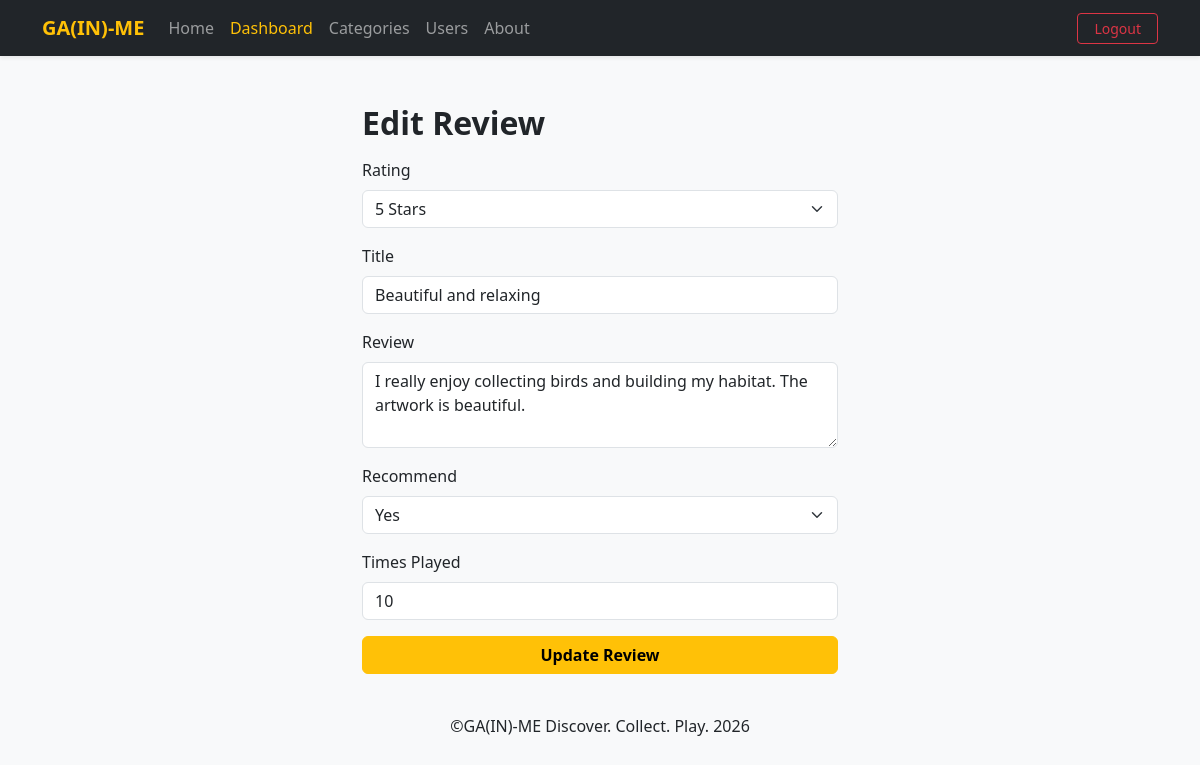
The page /review/edit.php?id=3 (signed in) on the database its author committed.
### tables this page shows
CREATE TABLE `reviews` (
  `id` int(11) NOT NULL,
  `user_id` int(11) NOT NULL,
  `game_id` int(11) NOT NULL,
  `rating` tinyint(1) NOT NULL,
  `title` varchar(255) NOT NULL,
  `body` text NOT NULL,
  `recommend` tinyint(1) NOT NULL DEFAULT '0',
  `play_count` int(11) NOT NULL DEFAULT '0',
  `created_at` datetime NOT NULL DEFAULT CURRENT_TIMESTAMP,
  `updated_at` datetime NOT NULL DEFAULT CURRENT_TIMESTAMP ON UPDATE CURRENT_TIMESTAMP
);

### review/edit.php (the view, shortened to what this page needs)
<?php
$reviewId = (int)($_REQUEST["id"] ?? 0);
$conn = create_connection();
$stmt = $conn->prepare("SELECT * FROM reviews WHERE id = ?");
$stmt->bind_param("i", $reviewId);
$stmt->execute();
$review = $stmt->get_result()->fetch_assoc();
require_once("../components/header.php");
?>
<div class="container my-4" style="max-width: 500px;">
    <h2 class="mb-3 fw-bold">Edit Review</h2>
    <form method="post">
        <div class="mb-3">
            <label class="form-label">Rating</label>
            <select name="rating" class="form-select">
                <?php for ($i = 5; $i >= 1; $i--): ?>
                    <option value="<?= $i ?>" <?= $review["rating"] == $i ? "selected" : "" ?>><?= $i ?> Stars</option>
                <?php endfor; ?>
            </select>
        </div>
        <div class="mb-3">
            <label class="form-label">Title</label>
            <input type="text" name="title" class="form-control" value="<?= htmlspecialchars($review["title"]) ?>" required>
        </div>
        <div class="mb-3">
            <label class="form-label">Review</label>
            <textarea name="body" class="form-control" rows="3" required><?= htmlspecialchars($review["body"]) ?></textarea>
        </div>
        <div class="mb-3">
            <label class="form-label">Recommend</label>
            <select name="recommend" class="form-select">
                <option value="1" <?= $review["recommend"] ? "selected" : "" ?>>Yes</option>
            </select>
        </div>
        <div class="mb-3">
            <label class="form-label">Times Played</label>
            <input type="number" name="play_count" class="form-control" min="0" value="<?= $review["play_count"] ?>">
        </div>
        <button type="submit" class="btn btn-warning w-100 fw-bold">Update Review</button>
    </form>
</div>
<?php require_once("../components/footer.php"); ?>

### rows shown on the page
reviews: rating "5 Stars", title "Beautiful and relaxing", body "I really enjoy collecting birds and building my habitat. The artwork is beautiful.", recommend "Yes", play_count "10"
